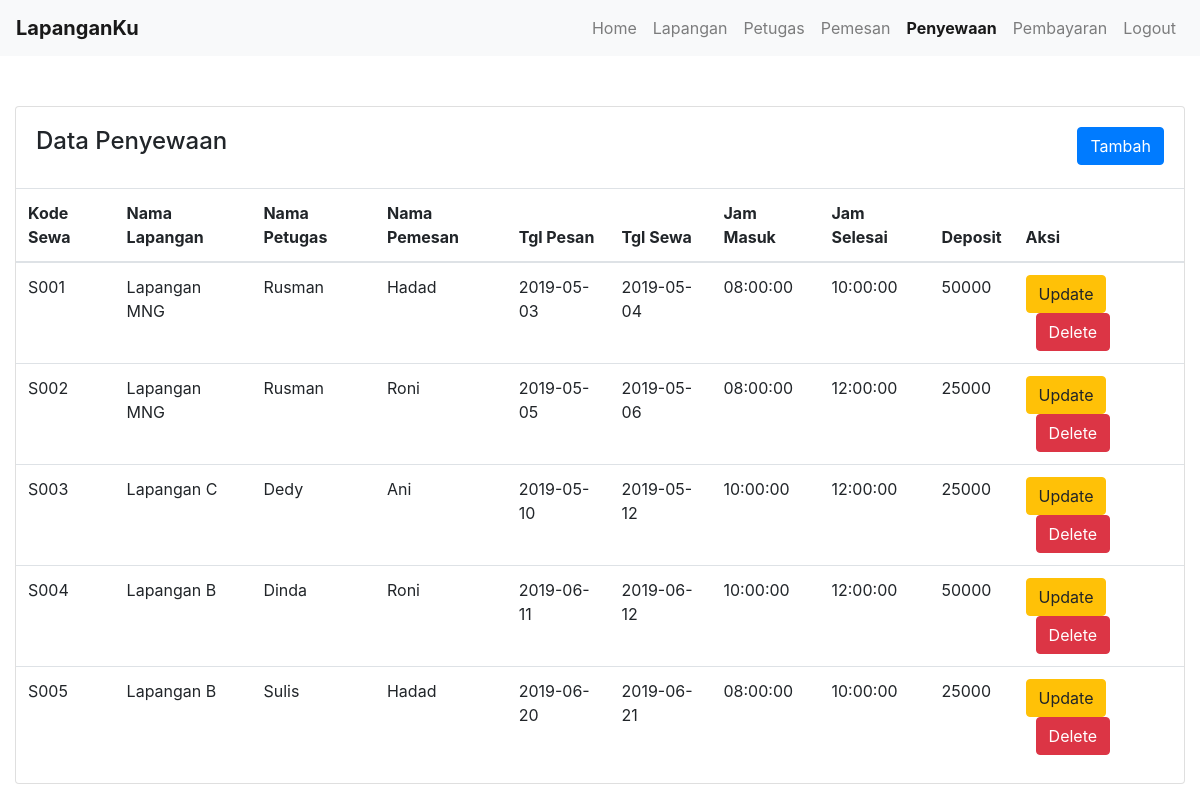
Page /penyewaan/index.php on the committed database.
### tables this page shows
CREATE TABLE `penyewaan` (
  `kode_sewa` varchar(10) NOT NULL,
  `kode_lapangan` varchar(10) NOT NULL,
  `kode_petugas` varchar(10) NOT NULL,
  `kode_pemesan` varchar(10) NOT NULL,
  `tgl_pesan` date NOT NULL,
  `tgl_sewa` date NOT NULL,
  `jam_masuk` time NOT NULL,
  `jam_selesai` time NOT NULL,
  `deposit` int(11) NOT NULL
);

CREATE TABLE `lapangan` (
  `kode_lapangan` varchar(10) NOT NULL,
  `nama_lapangan` varchar(25) NOT NULL
);

CREATE TABLE `petugas` (
  `kode_petugas` varchar(10) NOT NULL,
  `nama_petugas` varchar(25) NOT NULL,
  `no_hp_petugas` varchar(50) NOT NULL,
  `alamat_petugas` varchar(50) NOT NULL
);

CREATE TABLE `pemesan` (
  `kode_pemesan` varchar(10) NOT NULL,
  `nama_pemesan` varchar(25) NOT NULL,
  `no_hp_pemesan` varchar(50) NOT NULL,
  `alamat_pemesan` varchar(50) NOT NULL
);

### penyewaan/index.php (the view, shortened to what this page needs)
<?php
include_once("../connect.php");
$result = mysqli_query($mysqli, "select * from penyewaan inner join lapangan on penyewaan.kode_lapangan = lapangan.kode_lapangan
                                                         inner join petugas on penyewaan.kode_petugas = petugas.kode_petugas
                                                         inner join pemesan on penyewaan.kode_pemesan = pemesan.kode_pemesan order by kode_sewa");
?>
<!DOCTYPE html>
<html lang="en">
<head>
    <link rel="stylesheet" href="https://cdn.jsdelivr.net/npm/bootstrap@4.6.1/dist/css/bootstrap.min.css">
</head>
<body>
    <section id="header">
        <nav class="navbar navbar-expand-lg navbar-light bg-light">
            <a class="navbar-brand" href="#"><span style="font-weight: bold;">LapanganKu</a>
            <div class="collapse navbar-collapse justify-content-end" id="navbarNav">
                <ul class="navbar-nav">
                    <li class="nav-item">
                        <a class="nav-link" href="../login/dashboard.php">Home</a>
                    </li>
                    <li class="nav-item">
                        <a class="nav-link" href="../lapangan/index.php">Lapangan</a>
                    </li>
                    <li class="nav-item">
                        <a class="nav-link" href="../petugas/index.php">Petugas</a>
                    </li>
                    <li class="nav-item">
                        <a class="nav-link" href="../pemesan/index.php">Pemesan</a>
                    </li>
                    <li class="nav-item active">
                        <a class="nav-link" href="../penyewaan/index.php"><span style="font-weight: bold;">Penyewaan</span></a>
                    </li>
                    <li class="nav-item">
                        <a class="nav-link" href="../pembayaran/index.php">Pembayaran</a>
                    </li>
                    <li class="nav-item">
                        <a class="nav-link" href="logout.php">Logout</a>
                    </li>
                </ul>
            </div>
        </nav>
    </section>
    <div class="col-12" style="margin-top: 50px;">
        <div class="card">
            <div class="card-body">
                <h4 class="card-title">Data Penyewaan
                    <a href="#tambah" data-toggle="modal" style="float:right" class="btn btn-primary">Tambah</a>
                </h4>
            </div>
            <div class="table-responsive">
                <table class="table table-hover">
                    <thead>
                        <tr>
                            <th scope="col">Kode Sewa</th>
                            <th scope="col">Nama Lapangan</th>
                            <th scope="col">Nama Petugas</th>
                            <th scope="col">Nama Pemesan</th>
                            <th scope="col">Tgl Pesan</th>
                            <th scope="col">Tgl Sewa</th>
                            <th scope="col">Jam Masuk</th>
                            <th scope="col">Jam Selesai</th>
                            <th scope="col">Deposit</th>
                            <th scope="col">Aksi</th>
                        </tr>
                    </thead>
                    <tbody>
                        <?php
                        foreach ($result as $data) {
                            echo '
                            <tr>
                            <td>' . $data['kode_sewa'] . '</td>
                            <td>' . $data['nama_lapangan'] . '</td>
                            <td>' . $data['nama_petugas'] . '</td>
                            <td>' . $data['nama_pemesan'] . '</td>
                            <td>' . $data['tgl_pesan'] . '</td>
                            <td>' . $data['tgl_sewa'] . '</td>
                            <td>' . $data['jam_masuk'] . '</td>
                            <td>' . $data['jam_selesai'] . '</td>
                            <td>' . $data['deposit'] . '</td>
                            <td>
                            <a href="edit.php?kode_sewa=' . $data['kode_sewa'] . '" class="btn btn-warning">Update</a>
                            <a style="margin-left:10px" href="#" onclick="deleteData(' . "'$data[kode_sewa]'" . ')" class="btn btn-danger">Delete</td>
                            </tr>
                            ';
                        }
                        ?>
                    </tbody>
                </table>
            </div>
        </div>
    </div>
</body>
</html>

### rows in the picture
penyewaan: kode_sewa "S001", kode_lapangan.nama_lapangan "Lapangan MNG", kode_petugas.nama_petugas "Rusman", kode_pemesan.nama_pemesan "Hadad", tgl_pesan "2019-05-03", tgl_sewa "2019-05-04", jam_masuk "08:00:00", jam_selesai "10:00:00", deposit "50000"
penyewaan: kode_sewa "S002", kode_lapangan.nama_lapangan "Lapangan MNG", kode_petugas.nama_petugas "Rusman", kode_pemesan.nama_pemesan "Roni", tgl_pesan "2019-05-05", tgl_sewa "2019-05-06", jam_masuk "08:00:00", jam_selesai "12:00:00", deposit "25000"
penyewaan: kode_sewa "S003", kode_lapangan.nama_lapangan "Lapangan C", kode_petugas.nama_petugas "Dedy", kode_pemesan.nama_pemesan "Ani", tgl_pesan "2019-05-10", tgl_sewa "2019-05-12", jam_masuk "10:00:00", jam_selesai "12:00:00", deposit "25000"
penyewaan: kode_sewa "S004", kode_lapangan.nama_lapangan "Lapangan B", kode_petugas.nama_petugas "Dinda", kode_pemesan.nama_pemesan "Roni", tgl_pesan "2019-06-11", tgl_sewa "2019-06-12", jam_masuk "10:00:00", jam_selesai "12:00:00", deposit "50000"
penyewaan: kode_sewa "S005", kode_lapangan.nama_lapangan "Lapangan B", kode_petugas.nama_petugas "Sulis", kode_pemesan.nama_pemesan "Hadad", tgl_pesan "2019-06-20", tgl_sewa "2019-06-21", jam_masuk "08:00:00", jam_selesai "10:00:00", deposit "25000"
